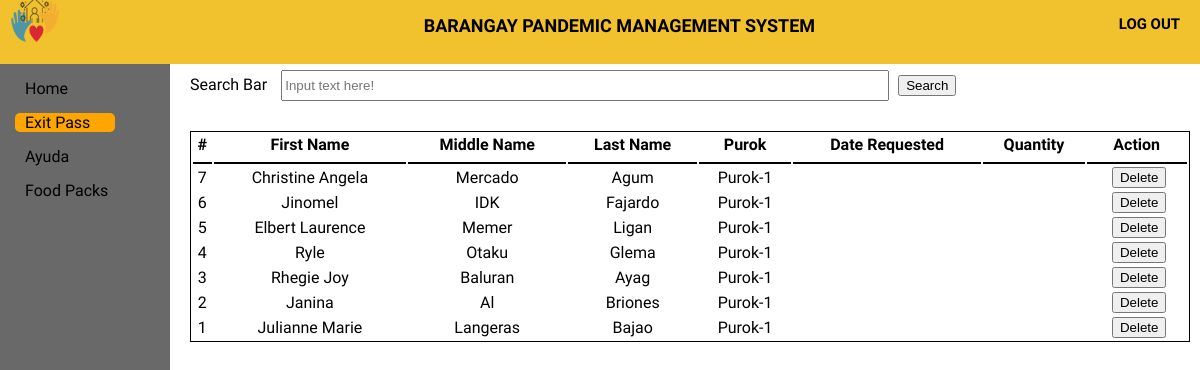
The page /ExitPass/eresult.php (signed in) on the database as committed earlier.
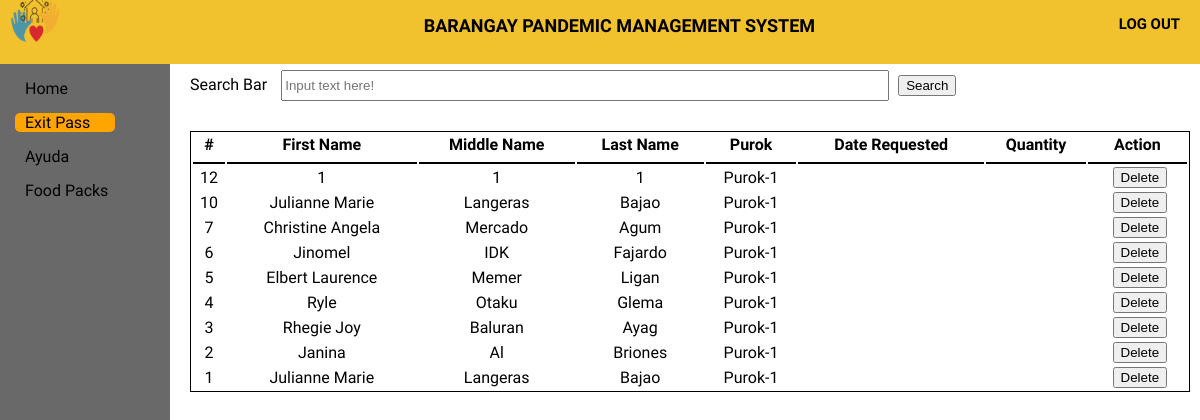
The same page on the database as committed later.
### tables this page shows
CREATE TABLE `exitpass` (
  `epassID` int(11) NOT NULL,
  `Fname2` varchar(50) NOT NULL,
  `Mname2` varchar(50) NOT NULL,
  `Lname2` varchar(50) NOT NULL,
  `purok2` varchar(50) NOT NULL,
  `barangay` varchar(50) NOT NULL
);

### Connection/session.php (called while the page is built, shortened)
<?php
	require 'db_conn.php';
	$query = $conn->query("SELECT * FROM `users` WHERE `userID` = '$_SESSION[userID]'") or die(mysqli_error());
	$fetch = $query->fetch_array();
	$barangay = $fetch['barangay'];
	$userID2 = $fetch['userID'];
?>

### ExitPass/eresult.php (the view, shortened to what this page needs)
<!DOCTYPE html>
<?php
    require '../Connection/session.php';
?>
<html>
<html>
<head>
    <link rel="stylesheet" type="text/css" href="exitpass.css">
</head>
<body>
    <header>
        <div class="log_out">
            <a href="../Logout/logout.php" class="logout_btn"><h5>LOG OUT</h5></a>
        </div>
        <div class="title">
            <h5>BARANGAY PANDEMIC MANAGEMENT SYSTEM</h5>
        </div>
        <div class="logobox">
            <img src="logo1.png" class="logo">
        </div>
    </header>
    <div class="sidebar">
        <a href="../home page/home.php"><span>Home</span></a>
        <a href="../ExitPass/exitpass.php" id="main"><span>Exit Pass</span></a>
        <a href="../Ayuda/Ayuda.php"><span>Ayuda</span></a>
        <a href="../Food pack/Food pack.php"><span>Food Packs</span></a>
    </div>
    <div class="content">
        <form action="eresult.php" method="get">
        <div class="Cheader">
            <label>Search Bar</label>
            <input type="text" name="search" id="searchbar" placeholder="Input text here!">
            <button type="submit" >Search</button>
        </div>
        </form>
    <table class="table1">
        <thead>
        <tr>
            <th>#</th>
            <th>First Name</th>
            <th>Middle Name</th>
            <th>Last Name</th>
            <th>Purok</th>
            <th>Date Requested</th>
            <th>Quantity</th>
            <th>Action</th>
        </tr>
        </thead>
<tbody>
                    <?php
                        require_once '../Connection/db_conn.php';
                        $search = $_GET['search'];
                        $query = $conn->query("SELECT * FROM exitpass WHERE userID !=('$userID2') AND userID LIKE '%$search%' AND barangay=('$barangay') OR Fname2 LIKE '%$search%' AND barangay =('$barangay') OR Mname2 LIKE '%$search%' AND barangay =('$barangay') OR Lname2 LIKE '%$search%' AND barangay =('$barangay') ORDER BY epassID DESC") or die(mysqli_error());
                        while($fetch = $query->fetch_array()){
                    ?>
                        <tr>
                            <td><?php echo $fetch['epassID']?></td>
                            <td><?php echo $fetch['Fname2']?></td>
                            <td><?php echo $fetch['Mname2']?></td>
                            <td><?php echo $fetch['Lname2']?></td>
                            <td><?php echo $fetch['purok2']?></td>
                            <td><?php echo $fetch['date_requested']?></td>
                            <td><?php echo $fetch['quantity']?></td>
                            <td><center></a><a onclick = "confirmationDelete(this); return false;" href = "delete-exitpass.php?epassID=<?php echo $fetch['epassID']?>"><i></i><button> Delete</button></a></center></td>
                        </tr>
                <?php
                    }
                ?>
</body>
</html>

Rows that differ between the two databases and show on the page:
added exitpass: epassID "12", Fname2 "1", Mname2 "1", Lname2 "1", purok2 "Purok-1"
added exitpass: epassID "10", Fname2 "Julianne Marie", Mname2 "Langeras", Lname2 "Bajao", purok2 "Purok-1"
